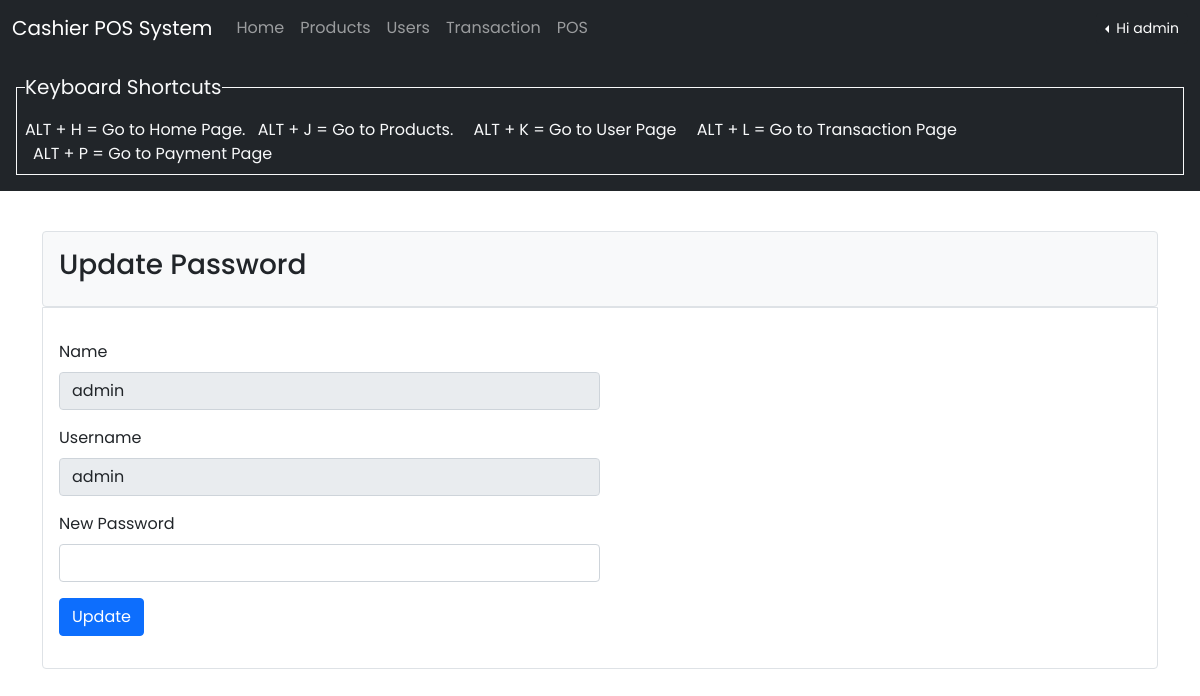
/update-password.php (signed in), run on the app's committed database.
### tables this page shows
CREATE TABLE `user` (
  `ID` int(11) NOT NULL,
  `NAME` varchar(100) NOT NULL,
  `USERNAME` varchar(100) NOT NULL,
  `PASSWORD` varchar(100) NOT NULL,
  `TYPE` text NOT NULL,
  `DATE_CREATED` datetime NOT NULL DEFAULT current_timestamp()
);

### update-password.php (the view, shortened to what this page needs)
<?php
    include_once('db_conn/db_conn.php');
?>
<html lang="en">
<head>
    <link href="https://cdn.jsdelivr.net/npm/bootstrap@5.1.3/dist/css/bootstrap.min.css" rel="stylesheet">
    <link rel="stylesheet" href="css/style2.css">
</head>
<body>
    <?php include 'navbar.php'; ?>
    <div class="container content">
        <div class="d-flex border p-3 bg-light rounded">
            <div class="title text-dark">
                <h3>Update Password</h3>
            </div>
        </div>
        <div class="product-list border rounded-bottom p-3">
            <div class="table-responsive">
                <?php
                    $user = $_SESSION['user'];
                    $sql = "SELECT * FROM user WHERE USERNAME=:user";
                    $query = $conn->prepare($sql);
                    $query->bindParam(':user',$user,PDO::PARAM_STR);
                    $query->execute();
                    $results = $query->fetchAll(PDO::FETCH_OBJ);
                    if($query->rowCount() > 0)
                    {
                        foreach($results as $result)
                    {
                ?>
                <?php }} ?>
                <form method="POST">
                    <div class="mb-3 mt-3">
                        <label for="email" class="form-label">Name</label>
                        <input type="text" class="form-control w-50" readonly value="<?php echo htmlentities($result->NAME); ?>"  name="name">
                    </div>
                    <div class="mb-3">
                        <label for="pwd" class="form-label">Username</label>
                        <input type="text" class="form-control w-50" readonly  value="<?php echo htmlentities($result->USERNAME); ?>" name="username">
                    </div>
                    <div class="mb-3">
                        <label for="pwd" class="form-label">New Password</label>
                        <input type="password" class="form-control w-50"  name="newpass">
                    </div>
                    <button type="submit" name="update" class="btn btn-primary">Update</button>
                </form>
            </div>
        </div>
    </div>
</body>
</html>

### navbar.php (shortened to what this page needs)
<?php
include('db_conn/db_conn.php');
?>
<nav class="navbar navbar-expand-sm bg-dark navbar-dark position-relative top-0">
        <div class="container-fluid">
          <a class="navbar-brand" href="index.html">Cashier POS System</a>
          <div class="collapse navbar-collapse" id="collapsibleNavbar">
            <ul class="navbar-nav">
              <?php
                $email = $_SESSION['user'];
                $sql = "SELECT USERNAME,TYPE FROM user WHERE USERNAME=:email";
                $query = $conn->prepare($sql);
                $query->bindParam(':email', $email , PDO::PARAM_STR);
                $query->execute();
                $results = $query->fetchAll(PDO::FETCH_OBJ);
                if($query->rowCount() > 0)
                {
                  foreach($results as $result)
                {
              ?>
              <?php if($result->TYPE == 'Administrator') {?>
              <li class="nav-item">
                <a class="nav-link" href="home.php" accesskey="h">Home</a>
              </li>
              <li class="nav-item">
                <a class="nav-link" href="product-list.php" accesskey="j">Products</a>
              </li>
              <li class="nav-item">
                <a class="nav-link" href="user-list.php" accesskey="k">Users</a>
              </li>
              <li class="nav-item">
                <a class="nav-link" href="transaction-list.php" accesskey="l">Transaction</a>
              </li>
              <li class="nav-item">
                <a class="nav-link" href="pos-system.php" accesskey="p">POS</a>
              </li>
              <?php } ?>
              <?php }} ?>
            </ul>
                <?php
                $email = $_SESSION['user'];
                $sql = "SELECT * FROM user WHERE USERNAME=:email";
                $query = $conn->prepare($sql);
                $query->bindParam(':email', $email , PDO::PARAM_STR);
                $query->execute();
                $results = $query->fetchAll(PDO::FETCH_OBJ);
                if($query->rowCount() > 0)
                {
                  foreach($results as $result)
                {
                ?>
                <div class="dropdown dropstart ms-auto">
                    <button type="button" class="btn btn-dark dropdown-toggle btn-sm" data-bs-toggle="dropdown">
                    Hi <?php echo htmlentities($result->NAME); ?>
                    </button>
                </div>
          </div>
        </div>
    </nav>
    <div class="bg-dark text-white p-3">
		<div class="d-flex flex-row justify-content-center">
      <?php if($result->TYPE == 'Administrator') {?>
			<fieldset class="border border-light p-2 text-light ">
                    <legend class="text-light w-auto float-none fs-5">Keyboard Shortcuts</legend>
                    <label for="">ALT + H = Go to Home Page.</label>
                    <label for="" class="mx-2">ALT + J = Go to Products.</label>
                    <label for="" class="mx-2">ALT + K = Go to User Page</label>
                    <label for="" class="mx-2">ALT + L = Go to Transaction Page</label>
                    <label for="" class="mx-2">ALT + P = Go to Payment Page</label>
      </fieldset>
      <?php } ?>
		</div>
	</div>
  <?php }} ?>

### css/style2.css (style rules this page uses)
* { font-family: 'Poppins', sans-serif; }
.content { position: relative; top: 40px; }

### data on the page
user: TYPE "Home", NAME "admin", name "admin", username "admin"
